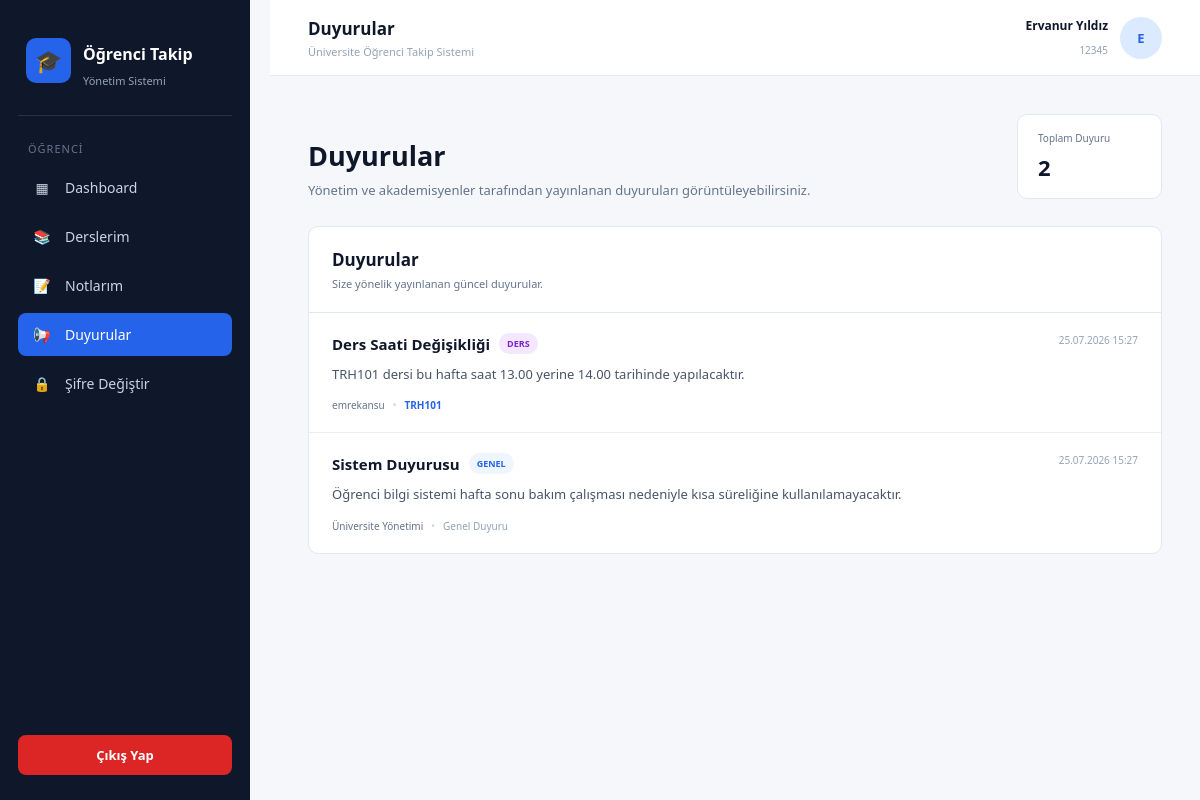
/student/announcements/index.php (signed in), run on the app's committed database.
### tables this page shows
CREATE TABLE `duyuru` (
  `duyuruId` int(11) NOT NULL,
  `baslik` varchar(150) NOT NULL,
  `icerik` text NOT NULL,
  `duyuruTuru` enum('genel','ders') NOT NULL DEFAULT 'genel',
  `hedefKitle` enum('ogrenci','akademisyen','herkes') NOT NULL DEFAULT 'ogrenci',
  `dersKodu` varchar(20) DEFAULT NULL,
  `yayinlayan` varchar(25) NOT NULL,
  `yayinlayanRol` enum('admin','akademisyen') NOT NULL,
  `olusturmaTarihi` datetime NOT NULL DEFAULT current_timestamp(),
  `guncellemeTarihi` datetime DEFAULT NULL
);

### student/announcements/index.php (the view, shortened to what this page needs)
<?php
require_once __DIR__ . '/../../database.php';
$ogrenciNo = $_SESSION["kullanici"] ?? "";
$adSoyad   = $_SESSION["ad_soyad"] ?? "Öğrenci";
$sql = "
    SELECT DISTINCT
        d.duyuruId,
        d.baslik,
        d.icerik,
        d.duyuruTuru,
        d.dersKodu,
        d.yayinlayan,
        d.yayinlayanRol,
        d.olusturmaTarihi,
        d.guncellemeTarihi
    FROM duyuru d
    WHERE d.hedefKitle = 'ogrenci'
    AND
    (
        d.dersKodu IS NULL
        OR d.dersKodu = ''
        OR EXISTS
        (
            SELECT 1
            FROM ogrenci_ders od
            WHERE od.ogrenciNo = :ogrenciNo
            AND od.dersKodu = d.dersKodu
        )
    )
    ORDER BY d.olusturmaTarihi DESC
";
$stmt = $baglanti->prepare($sql);
$stmt->execute([
    "ogrenciNo" => $ogrenciNo
]);
$duyurular = $stmt->fetchAll(PDO::FETCH_ASSOC);
$avatarHarf = mb_strtoupper(
    mb_substr(
        $adSoyad,
        0,
        1,
        "UTF-8"
    ),
    "UTF-8"
);
?>
<!DOCTYPE html>
<html lang="tr">
<head>
</head>
<body>
<?php
require_once __DIR__ . '/../../includes/sidebar.php';
?>
<div class="main">
    <header class="header">
        <div class="header-left">
            <h2>
                Duyurular
            </h2>
            <p>
                Üniversite Öğrenci Takip Sistemi
            </p>
        </div>
        <div class="profile">
            <div class="profile-info">
                <strong>
                    <?php
                    echo htmlspecialchars(
                        $adSoyad
                    );
                    ?>
                </strong>
                <span>
                    <?php
                    echo htmlspecialchars(
                        $ogrenciNo
                    );
                    ?>
                </span>
            </div>
            <div class="avatar">
                <?php
                echo htmlspecialchars(
                    $avatarHarf
                );
                ?>
            </div>
        </div>
    </header>
    <main class="content">
        <div class="page-top">
            <div class="page-title">
                <h1>
                    Duyurular
                </h1>
                <p>
                    Yönetim ve akademisyenler tarafından
                    yayınlanan duyuruları görüntüleyebilirsiniz.
                </p>
            </div>
            <div class="count-box">
                <span>
                    Toplam Duyuru
                </span>
                <strong>
                    <?php
                    echo count($duyurular);
                    ?>
                </strong>
            </div>
        </div>
        <div class="panel">
            <div class="panel-header">
                <h2>
                    Duyurular
                </h2>
                <p>
                    Size yönelik yayınlanan güncel duyurular.
                </p>
            </div>
            <?php if (count($duyurular) > 0): ?>
                <?php foreach ($duyurular as $duyuru): ?>
                    <?php
                    $tur = strtolower(
                        trim(
                            $duyuru["duyuruTuru"]
                            ?? "genel"
                        )
                    );
                    switch ($tur) {
                        case "ders":
                            $turYazisi = "Ders";
                            break;
                        default:
                            $turYazisi = "Genel";
                            break;
                    }
                    if (
                        ($duyuru["yayinlayanRol"] ?? "")
                        === "admin"
                    ) {
                        $yayinlayan =
                            "Üniversite Yönetimi";
                    } else {
                        $yayinlayan =
                            $duyuru["yayinlayan"]
                            ?? "Akademisyen";
                    }
                    ?>
                    <div class="announcement">
                        <div class="announcement-top">
                            <div class="announcement-title-area">
                                <div class="announcement-title">
                                    <?php
                                    echo htmlspecialchars(
                                        $duyuru["baslik"]
                                    );
                                    ?>
                                </div>
                                <span
                                    class="badge badge-<?php echo $tur; ?>"
                                >
                                    <?php
                                    echo $turYazisi;
                                    ?>
                                </span>
                            </div>
                            <div class="announcement-date">
                                <?php
                                if (
                                    !empty(
                                        $duyuru[
                                            "olusturmaTarihi"
                                        ]
                                    )
                                ) {
                                    echo date(
                                        "d.m.Y H:i",
                                        strtotime(
                                            $duyuru[
                                                "olusturmaTarihi"
                                            ]
                                        )
                                    );
                                }
                                ?>
                            </div>
                        </div>
                        <div class="announcement-content">
                            <?php
                            echo nl2br(
                                htmlspecialchars(
                                    $duyuru["icerik"]
                                )
                            );
                            ?>
                        </div>
                        <div class="announcement-meta">
                            <span class="publisher">
                                <?php
                                echo htmlspecialchars(
                                    $yayinlayan
                                );
                                ?>
                            </span>
                            <span class="separator">
                                •
                            </span>
                            <?php if (
                                !empty(
                                    $duyuru["dersKodu"]
                                )
                            ): ?>
                                <span class="course-code">
                                    <?php
                                    echo htmlspecialchars(
                                        $duyuru[
                                            "dersKodu"
                                        ]
                                    );
                                    ?>
                                </span>
                            <?php else: ?>
                                <span>
                                    Genel Duyuru
                                </span>
                            <?php endif; ?>
                        </div>
                    </div>
                <?php endforeach; ?>
            <?php endif; ?>
        </div>
    </main>
</div>
</body>
</html>

### data on the page
duyuru: baslik "Ders Saati Değişikliği", duyuruTuru "DERS", olusturmaTarihi "25.07.2026 15:27", icerik "TRH101 dersi bu hafta saat 13.00 yerine 14.00 tarihinde yapılacaktır.", yayinlayan "emrekansu", dersKodu "TRH101"
duyuru: baslik "Sistem Duyurusu", duyuruTuru "GENEL", olusturmaTarihi "25.07.2026 15:27", icerik "Öğrenci bilgi sistemi hafta sonu bakım çalışması nedeniyle kısa süreliğine kullanılamayacaktır.", yayinlayanRol "Üniversite Yönetimi", shows "Genel Duyuru"

### other printed values
$adSoyad "Ervanur Yıldız"
$ogrenciNo "12345"
$avatarHarf "E"
count($duyurular) "2"
